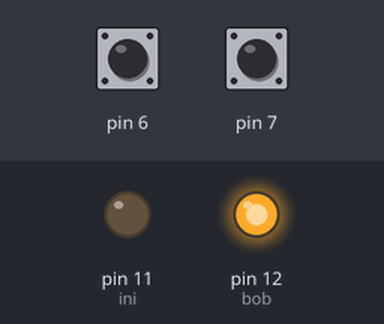
This sketch was run on a simulated Arduino Uno, built with avr-gcc and run on an emulated ATmega328P. Parts: output pins drawn as LEDs (lit = HIGH). The test bench sets the inputs (shaded band); at power-on: pin 6 HIGH, pin 7 HIGH.

Above: at 4.0 s.
At 11.5 s:
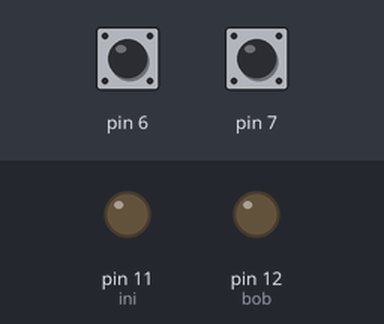
Timing chart, 0 to 21.0 s (numbered marks = the images above):
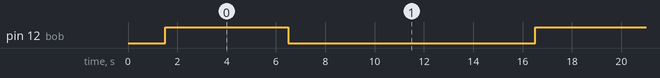

The sketch:

hidrobomb.ino
```cpp
int x = 0;
int bob = 12;
int ini = 11;

void setup() {

pinMode(bob,OUTPUT);
pinMode(ini,OUTPUT);

pinMode(6,INPUT_PULLUP);
pinMode(7,INPUT_PULLUP);


delay(1500);
digitalWrite(ini,0);

}

void loop() {

//if(!digitalRead(5)){  x = 0;  }
if(!digitalRead(6)){  x = 1;  } else if(!digitalRead(7)){  x = 2;  } else {x=0;}


if(x==1){
  digitalWrite(bob,1);
}

if(x==2){
  digitalWrite(bob,0);
}

if(!x){

  digitalWrite(bob,1);
  delay(5000);
  digitalWrite(bob,0);
  delay(10000);
  }


}
```

Measured:
- by itself, pin 12 (bob): alternates HIGH for 5.0 s and LOW for 10.0 s
